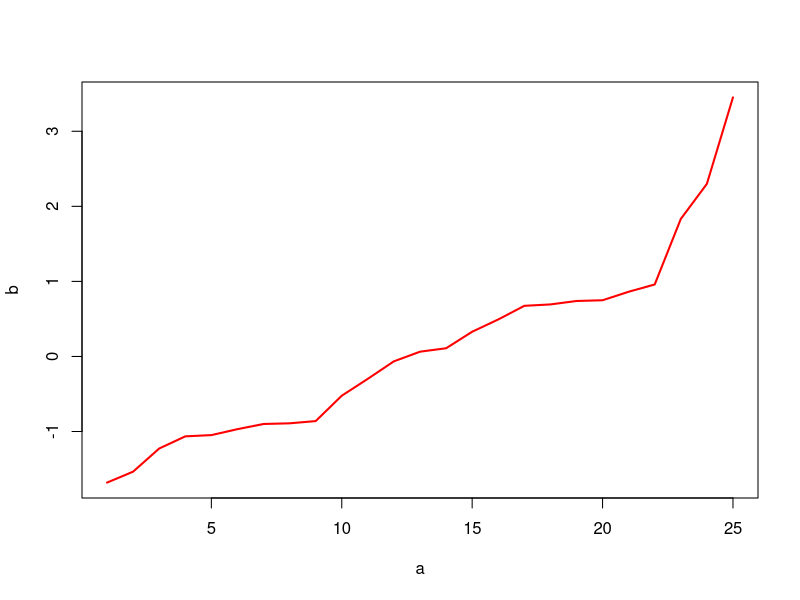

Here is the R script that generated this plot:
#' A test of knitr
#' Some important text describing what this data is about
# This is a comment
a<-1:25
b<-sort(rnorm(25)) # by default mean=0 and sd=1
mean(b)
sd(b)
#' Note mean and sd match the default values of sd=1 and mean=0
plot(a,b,type="l",col="red",lwd=2)
#' figures are included


